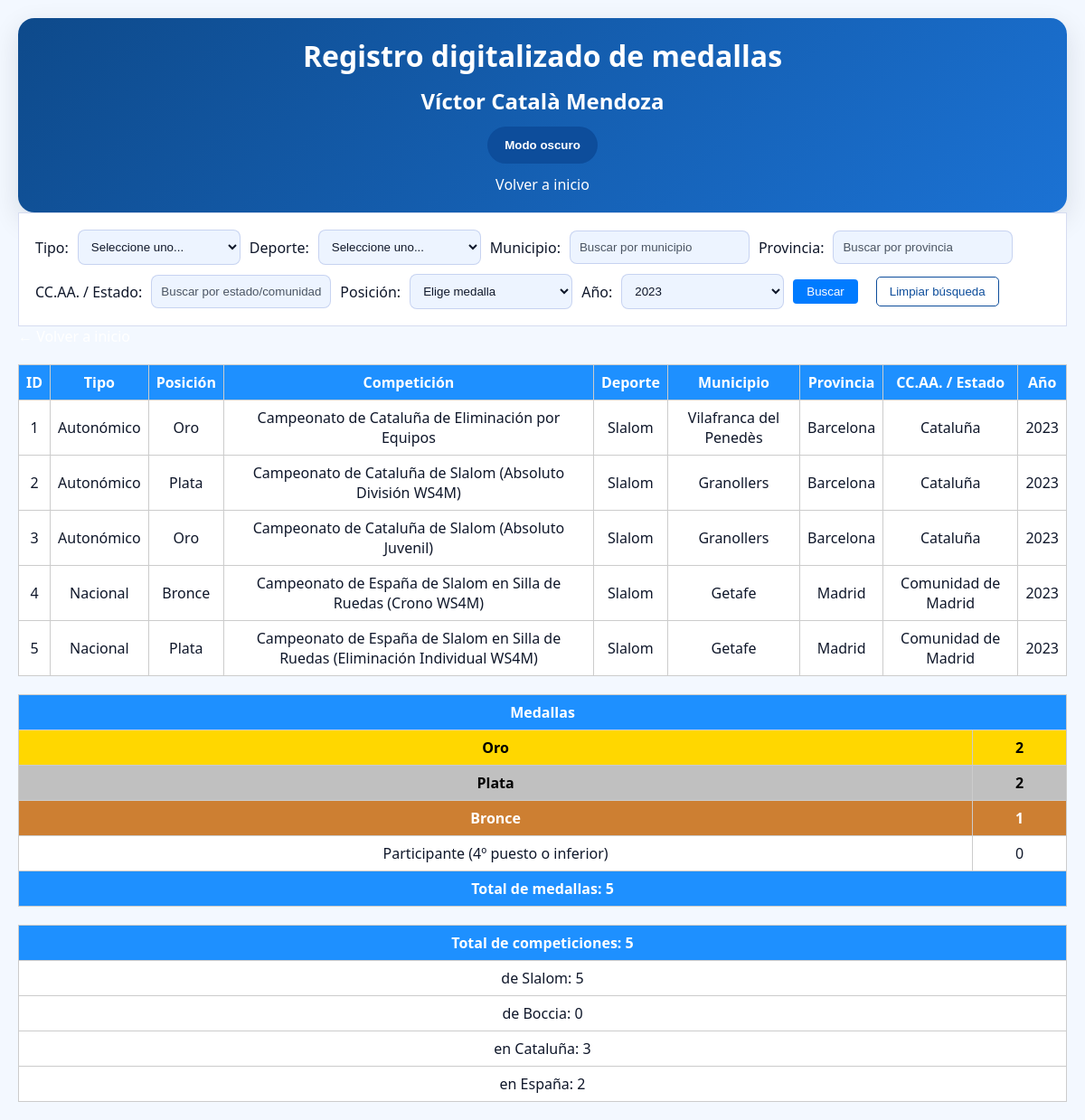
/medallero.php?year=2023, run on the app's committed database.
### tables this page shows
CREATE TABLE medallas (
    id INT AUTO_INCREMENT PRIMARY KEY,
    tipo ENUM('Autonómico', 'Nacional', 'Internacional'),
    competicion VARCHAR(255),
    deporte VARCHAR(100),
    posicion ENUM('Oro', 'Plata', 'Bronce', 'Participante'),
    division VARCHAR(100) NULL,
    lugar VARCHAR(100),
    provincia VARCHAR(100),
    comunidad VARCHAR(100),
    pais VARCHAR(100),
    year YEAR
);

### funciones.php (called while the page is built, shortened)
<?php
function iconoMedalla($posicion)
{
    switch ($posicion) {
        default:
            return ucfirst($posicion);
    }
}
?>

### medallero.php (the view, shortened to what this page needs)
<?php include 'conexion.php';
include 'funciones.php'; ?>
<!DOCTYPE html>
<html>
<head>
    <link rel="stylesheet" href="css/index.css">
</head>
<body>
    <header>
        <h1>Registro digitalizado de medallas</h1>
        <h2>Víctor Català Mendoza</h2>
        <button id="theme-toggle" type="button">Modo oscuro</button>
        <a href="index.php">Volver a inicio</a>
    </header>
    <form method="GET">
        Tipo:
        <select name="tipo">
            <option value="">Seleccione uno...</option>
        </select>
        Deporte:
        <select name="deporte">
            <option value="">Seleccione uno...</option>
        </select>
        Municipio:
        <input type="text" name="lugar" id="municipio" placeholder="Buscar por municipio">
        Provincia:
        <input type="text" name="provincia" id="provincia" placeholder="Buscar por provincia">
        CC.AA. / Estado:
        <input type="text" name="comunidad" id="comunidad" placeholder="Buscar por estado/comunidad autónoma">
        Posición:
        <select name="posicion">
            <option value="">Elige medalla</option>
        </select>
        Año:
        <select name="year">
            <?php
            $year_inicio = 2023;
            $year_actual = date('Y');
            for ($i = $year_inicio; $i <= $year_actual; $i++) {
                $seleccionado = ($_GET['year'] ?? '') == $i ? 'selected' : '';
                echo "<option value=\"$i\" $seleccionado>$i</option>";
            }
            ?>
        </select>
        <input type="submit" value="Buscar">
        <button type="button" id="limpiar-filtros">Limpiar búsqueda</button>
    </form>
    <a href="index.php">&larr; Volver a inicio</a>
    <?php
    $year = $_GET['year'] ?? '';
    $where = " WHERE 1=1";
    if (!empty($year)) {
        $where .= " AND year = " . intval($year);
    }
    $whereCompeticionesSlalom = " WHERE 1=1";
    if (!empty($year)) {
        $whereCompeticionesSlalom .= " AND year = " . intval($year);
    }
    $whereCompeticionesBoccia = " WHERE deporte = 'Boccia'";
    if (!empty($year)) {
        $whereCompeticionesBoccia .= " AND year = " . intval($year);
    }
    $sql = "SELECT * FROM medallas" . $where;
    $sqlResumen = "SELECT
        SUM(posicion = 'oro') AS oro,
        SUM(posicion = 'plata') AS plata,
        SUM(posicion = 'bronce') AS bronce,
        SUM(posicion IN ('participante')) AS total_participantes,
        SUM(posicion IN ('oro', 'plata', 'bronce')) AS total_medallas,
        (SELECT COUNT(DISTINCT competicion) FROM competiciones_slalom" . $whereCompeticionesSlalom . ") AS total_slalom,
        (SELECT COUNT(DISTINCT competicion) FROM medallas" . $whereCompeticionesBoccia . ") AS total_boccia,
        (SELECT COUNT(DISTINCT competicion) FROM competiciones_slalom" . $whereCompeticionesSlalom . " AND tipo = 'autonomico') AS total_catalunya_slalom,
        (SELECT COUNT(DISTINCT competicion) FROM medallas" . $whereCompeticionesBoccia . " AND tipo = 'autonomico') AS total_catalunya_boccia,
        (SELECT COUNT(DISTINCT competicion) FROM competiciones_slalom" . $whereCompeticionesSlalom . " AND tipo = 'nacional') AS total_espanna_slalom,
        (SELECT COUNT(DISTINCT competicion) FROM medallas" . $whereCompeticionesBoccia . " AND tipo = 'nacional') AS total_espanna_boccia,
        COUNT(*) AS total_registros
    FROM medallas" . $where . " AND posicion IN ('oro', 'plata', 'bronce', 'participante')";
    $resultado = $conexion->query($sql);
    if ($resultado->num_rows > 0): ?>
        <table>
            <tr>
                <th>ID</th>
                <th>Tipo</th>
                <th>Posición</th>
                <th>Competición</th>
                <th>Deporte</th>
                <th>Municipio</th>
                <th>Provincia</th>
                <th>CC.AA. / Estado</th>
                <th>Año</th>
            </tr>
            <?php while ($fila = $resultado->fetch_assoc()): ?>
                <tr>
                    <td><?php echo $fila['id']; ?></td>
                    <td><?php echo $fila['tipo']; ?></td>
                    <td class="<?php echo $fila['posicion']; ?>">
                        <?php echo iconoMedalla($fila['posicion']); ?>
                    </td>
                    <td><?php echo $fila['competicion']; ?></td>
                    <td><?php echo $fila['deporte']; ?></td>
                    <?php
                    if ($fila['lugar'] == $fila['provincia']) {
                        echo '<td colspan="2">' . $fila['lugar'] . '</td>';
                        echo '<td>' . $fila['comunidad'] . '</td>';
                    } elseif ($fila['provincia'] == $fila['comunidad']) {
                        echo '<td colspan="2">' . $fila['provincia'] . '</td>';
                    } else {
                        echo '<td>' . $fila['lugar'] . '</td>';
                        echo '<td>' . $fila['provincia'] . '</td>';
                        echo '<td>' . $fila['comunidad'] . '</td>';
                    }
                    ?>
                    <td><?php echo $fila['year']; ?></td>
                </tr>
            <?php endwhile; ?>
        </table>
    <?php else: ?>
        <p>No se han encontrado resultados</p>
    <?php endif; ?>
    <?php
    $resultado2 = $conexion->query($sqlResumen);
    $resumen = $resultado2 ? $resultado2->fetch_assoc() : null;
    if ($resumen):
        $total_competiciones_slalom = (int) $resumen['total_slalom'];
        $total_competiciones_boccia = (int) $resumen['total_boccia'];
        $total_competiciones_deportes = $total_competiciones_slalom + $total_competiciones_boccia;
        ?>
        <table>
            <tr>
                <th colspan="2">Medallas</th>
            </tr>
            <tr>
                <th class=oro>Oro</th>
                <td class=oro><?php echo (int) $resumen['oro']; ?></td>
            </tr>
            <tr>
                <th class=plata>Plata</th>
                <td class=plata><?php echo (int) $resumen['plata']; ?></td>
            </tr>
            <tr>
                <th class=bronce>Bronce</th>
                <td class=bronce><?php echo (int) $resumen['bronce']; ?></td>
            </tr>
            <tr>
                <td>Participante (4º puesto o inferior)</td>
                <td><?php echo (int) $resumen['total_participantes']; ?></td>
            </tr>
            <tr>
                <th colspan="2">Total de medallas: <?php echo (int) $resumen['total_medallas']; ?></th>
            </tr>
        </table>
        <table>
            <tr>
                <th>Total de competiciones: <?php echo $total_competiciones_deportes; ?></th>
            </tr>
            <tr>
                <td>de Slalom: <?php echo $total_competiciones_slalom; ?></td>
            </tr>
            <tr>
                <td>de Boccia: <?php echo $total_competiciones_boccia; ?></td>
            </tr>
            <tr>
                <td>en Cataluña: <?php echo ((int) $resumen['total_catalunya_slalom'] + (int) $resumen['total_catalunya_boccia']); ?></td>
            </tr>
            <tr>
                <td>en España: <?php echo ((int) $resumen['total_espanna_slalom'] + (int) $resumen['total_espanna_boccia']); ?></td>
            </tr>
        </table>
    <?php else: ?>
        <p>No se han encontrado resultados</p>
    <?php endif; ?>
</body>
</html>

### css/index.css (style rules this page uses)
:root { --bg: #f3f8ff; --surface: #ffffff; --surface-soft: #edf4ff; --text: #0f172a; --muted: #4b5563; --border: rgba(30, 64, 175, 0.18); --accent: #0d4d9b; --accent-soft: #d6e6ff; --header-bg: #0e4a8b; --header-text: #ffffff; --table-header: #1e63c2; --table-row: #eff5ff; --table-alt: #dbe9ff; --button-bg: #0d4d9b; --button-text: #ffffff; --button-border: rgba(13, 77, 155, 0.34); }
* { box-sizing: border-box; padding: 0; margin: 0; }
html, body { min-height: 100%; }
body { font-family: 'Segoe UI', Tahoma, Geneva, Verdana, sans-serif; background-color: var(--bg); color: var(--text); margin: 20px; }
a { color: #ffffff; text-decoration: none; }
header { display: flex; flex-direction: column; align-items: center; justify-content: center; gap: 12px; text-align: center; padding: 20px; border-radius: 18px; background: linear-gradient(135deg, var(--header-bg), #1b72d4); color: var(--header-text); box-shadow: 0 10px 30px rgba(15, 23, 42, 0.12); }
header > * { margin: 0; }
#theme-toggle { padding: 12px 18px; background-color: var(--button-bg); color: var(--button-text); border: 1px solid var(--button-border); border-radius: 999px; cursor: pointer; font-weight: 600; transition: transform 0.2s ease, background-color 0.25s ease; }
form { background: var(--surface); padding: 18px; border: 1px solid var(--border); display: flex; flex-direction: row; flex-wrap: wrap; gap: 10px; align-items: center; }
form label, form > * { display: inline-flex; align-items: center; }
input[type="text"], input[type="date"], select, textarea { padding: 10px; border: 1px solid var(--border); border-radius: 8px; background-color: var(--surface-soft); color: var(--text); min-width: 180px; }
input[type="text"]::placeholder, input[type="date"]::placeholder, textarea::placeholder { color: var(--muted); }
input[type="submit"] { padding: 6px 15px; background-color: #007BFF; color: white; border: none; border-radius: 4px; cursor: pointer; }
#limpiar-filtros { background-color: transparent; color: var(--accent); border: 1px solid var(--accent); padding: 8px 14px; border-radius: 5px; cursor: pointer; margin-left: 10px; transition: background-color 0.3s ease, color 0.3s ease; }
table { width: 100%; border-collapse: collapse; margin-top: 20px; background: var(--surface); }
th, td { border: 1px solid #ccc; padding: 8px; text-align: center; }
th { background-color: dodgerblue; color: white; text-align: center; }
td.oro, th.oro { background-color: gold; color: black; font-weight: bold; }
td.plata, th.plata { background-color: silver; color: black; font-weight: bold; }
td.bronce, th.bronce { background-color: #cd7f32; color: white; font-weight: bold; }

### data on the page
medallas: id "1", tipo "Autonómico", posicion "Oro", competicion "Campeonato de Cataluña de Eliminación por Equipos", deporte "Slalom", lugar "Vilafranca del Penedès", provincia "Barcelona", comunidad "Cataluña", year "2023"
medallas: id "2", tipo "Autonómico", posicion "Plata", competicion "Campeonato de Cataluña de Slalom (Absoluto División WS4M)", deporte "Slalom", lugar "Granollers", provincia "Barcelona", comunidad "Cataluña", year "2023"
medallas: id "3", tipo "Autonómico", posicion "Oro", competicion "Campeonato de Cataluña de Slalom (Absoluto Juvenil)", deporte "Slalom", lugar "Granollers", provincia "Barcelona", comunidad "Cataluña", year "2023"
medallas: id "4", tipo "Nacional", posicion "Bronce", competicion "Campeonato de España de Slalom en Silla de Ruedas (Crono WS4M)", deporte "Slalom", lugar "Getafe", provincia "Madrid", comunidad "Comunidad de Madrid", year "2023"
medallas: id "5", tipo "Nacional", posicion "Plata", competicion "Campeonato de España de Slalom en Silla de Ruedas (Eliminación Individual WS4M)", deporte "Slalom", lugar "Getafe", provincia "Madrid", comunidad "Comunidad de Madrid", year "2023"

### other printed values
$resumen['oro'] "2"
$resumen['plata'] "2"
$resumen['bronce'] "1"
$resumen['total_participantes'] "0"
$resumen['total_medallas'] "5"
$total_competiciones_deportes "5"
$total_competiciones_slalom "5"
$total_competiciones_boccia "0"
form field year "2023"
